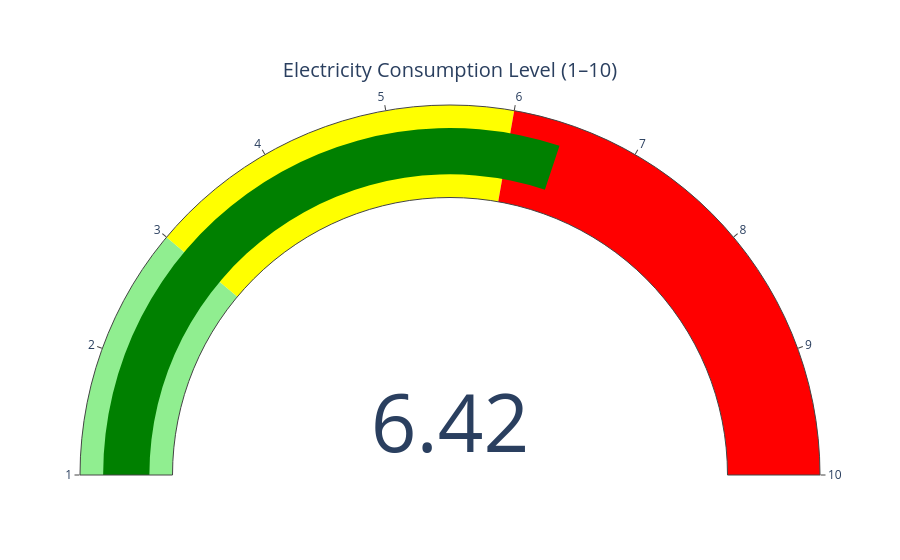

Source (notebook cell):
### Code cell
import joblib
import plotly.graph_objects as go

# Load trained model
model = joblib.load("Elec_model.pkl")

# Scale prediction to 1–10
def scale_to_1_10(pred):
    return round(1 + 9 * pred, 2)

# Prediction function
def predict_electricity(hour, temp, humid, wind, ma_value):
    pred = model.predict([[hour, temp, humid, wind, ma_value]])[0]
    scaled = scale_to_1_10(pred)
    return pred, scaled

# Plotly gauge
def show_gauge(value):
    fig = go.Figure(go.Indicator(
        mode="gauge+number",
        value=value,
        title={'text': "Electricity Consumption Level (1–10)"},
        gauge={
            'axis': {'range': [1, 10]},
            'steps': [
                {'range': [1, 3], 'color': "lightgreen"},
                {'range': [3, 6], 'color': "yellow"},
                {'range': [6, 10], 'color': "red"}
            ]
        }
    ))
    fig.show()

# ---- Example Input (Change these values) ----
hour = 4       # 7 PM
temp = 0.90
humid = 0.40
wind = 0.40
ma_value = 0.60

# Predict
pred, scaled = predict_electricity(hour, temp, humid, wind, ma_value)

print("Normalized Prediction:", pred)
print("Scaled Output (1–10):", scaled)

# Show dashboard gauge
show_gauge(scaled)

### Figure 1 — Plotly figure (JSON) as saved in the notebook; plotly's stock layout.template omitted (floating-point values rounded to 4 significant figures)
{"data": [{"gauge": {"axis": {"range": [1, 10]}, "steps": [{"color": "lightgreen", "range": [1, 3]}, {"color": "yellow", "range": [3, 6]}, {"color": "red", "range": [6, 10]}]}, "mode": "gauge+number", "title": {"text": "Electricity Consumption Level (1–10)"}, "type": "indicator", "value": 6.42}], "layout": {}}
